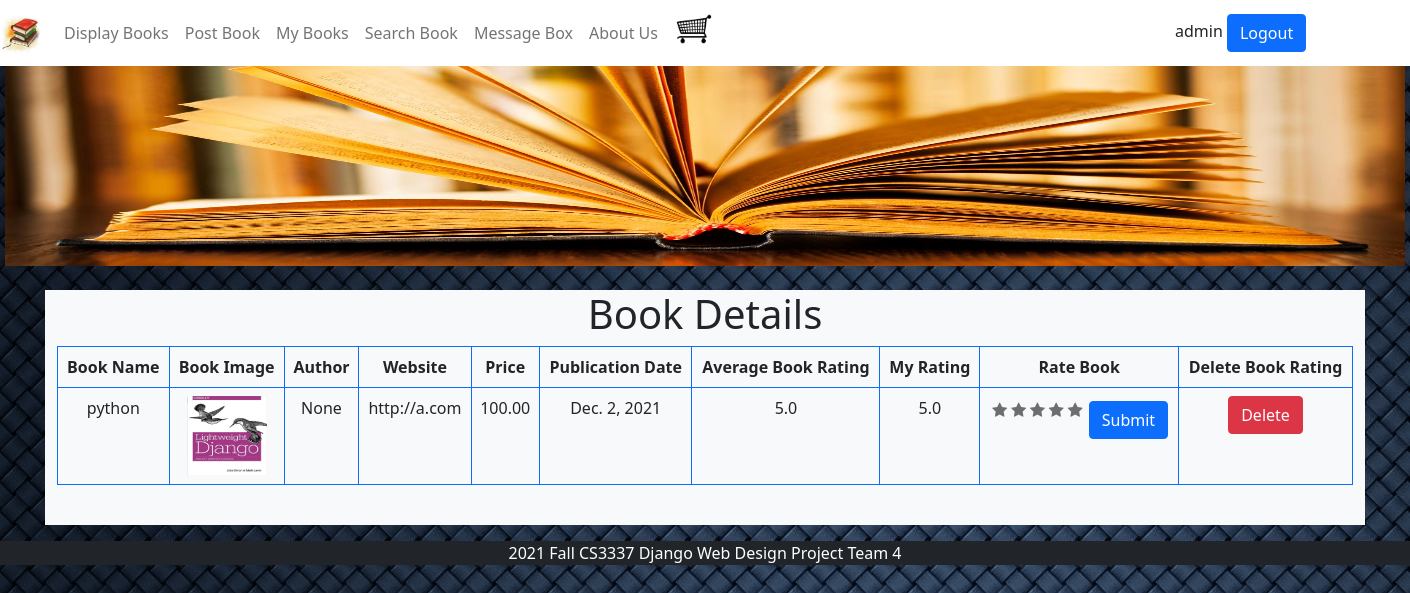
The page /book_detail/1 (signed in) on the database as committed earlier.
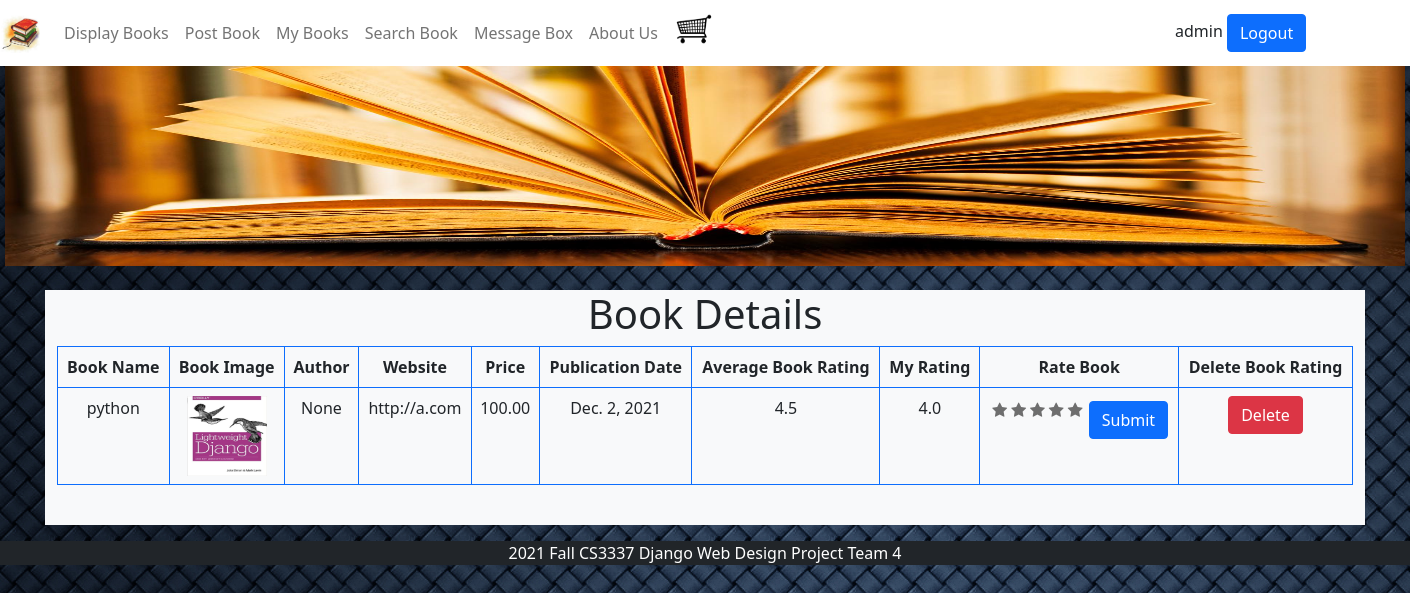
The same page on the database as committed later.
### bookMng/models.py (models this page shows, shortened)
class Book(models.Model):
    name = models.CharField(max_length=200)
    web = models.URLField(max_length=200)
    price = models.DecimalField(decimal_places=2, max_digits=6)
    publishdate = models.DateField(auto_now=True)
    picture = models.FileField(upload_to='bookEx/static/uploads')
    pic_path = models.CharField(max_length=300, editable=False, blank=True)
    username = models.ForeignKey(User, blank=True, null=True, on_delete=models.CASCADE)
    avg_rating = models.DecimalField(decimal_places=1, max_digits=65, default=5)

class BookRating(models.Model):
    rating = models.DecimalField(decimal_places=1, max_digits=2,
                                 validators=[MinValueValidator(1.0), MaxValueValidator(5.0)], default=5)
    username = models.ForeignKey(User, blank=True, null=True, on_delete=models.CASCADE)
    book = models.ForeignKey(Book, blank=True, null=True, on_delete=models.CASCADE)

### bookMng/views.py (the view, shortened to what this page needs)
# urls.py: path('book_detail/<int:book_id>',views.book_detail, name='book_detail'),
@login_required(login_url=reverse_lazy('login'))
def book_detail(request, book_id):
    book = Book.objects.get(id=book_id)
    book.pic_path = book.picture.url[14:]
    form = BookRatingForm(request.POST, request.FILES)
    lookups = Q(book=book) & Q(username=request.user)
    results = BookRating.objects.filter(lookups).distinct()
    result = None
    for res in results:
        result = res
        break
    all_ratings = BookRating.objects.filter(book=book)
    total_rating = 0
    total_number_of_ratings = 0
    for rating in all_ratings:
        total_number_of_ratings += 1
        total_rating += rating.rating
    if total_number_of_ratings != 0:
        book.avg_rating = total_rating / total_number_of_ratings
    return render(request,
                  'bookMng/book_detail.html',
                  {
                      'item_list': MainMenu.objects.all(),
                      'book': book,
                      'form': form,
                      'book_rating': result.rating,
                  })

### bookMng/forms.py
class BookRatingForm(ModelForm):
    class Meta:
        model = BookRating
        fields = [
            'rating',
        ]

### bookEx/templates/bookMng/book_detail.html (shortened to what this page needs)
{% extends "base.html" %}
{% load static %}
{% block content %}
<h1 align="center"> Book Details </h1>
<table class="table table-bordered border-primary">
    <thead class="thead-light">
    <tr align="center">
        <th scope="col">Book Name</th>
        <th scope="col">Book Image</th>
        <th scope="col">Author</th>
        <th scope="col">Website</th>
        <th scope="col">Price</th>
        <th scope="col">Publication Date</th>
        <th scope="col">Average Book Rating</th>
        <th scope="col">My Rating</th>
        <th scope="col">Rate Book</th>
        <th scope="col">Delete Book Rating</th>
    </tr>
    </thead>
    <tr align="center">
        <td>{{ book.name }}</td>
        <td>
            <img src="{% static book.pic_path %}" width="80" height="80">
        </td>
        <td>{{ book.username }}</td>
        <td>{{ book.web }}</td>
        <td>{{ book.price }}</td>
        <td>{{ book.publishdate }}</td>
        <td>{{ book.avg_rating }}</td>
        <td>{{ book_rating }}</td>
        <td>
            <form action="" enctype="multipart/form-data" method="post" novalidate>
                <div class="rate">
                <input type="radio" name="rating" id="rating 5" value="5" required /><label for="rating 5" title="5"></label>
                <input type="radio" name="rating" id="rating 4" value="4" required /><label for="rating 4" title="4"></label>
                <input type="radio" name="rating" id="rating 3" value="3" required /><label for="rating 3" title="3"></label>
                <input type="radio" name="rating" id="rating 2" value="2" required /><label for="rating 2" title="2"></label>
                <input type="radio" name="rating" id="rating 1" value="1" required /><label for="rating 1" title="1"></label>
                </div>
                <input class="btn btn-primary" type="submit" value="Submit">
            </form>
        </td>
        <td align="center">
            <a class="btn btn-danger" href="rating_delete/{{ book.id }}" role="button">Delete</a>
        </td>
    </tr>
</table>
<br>
{% endblock content %}

Rows that differ between the two databases and show on the page:
changed Book "python": avg_rating "5.0" → "4.5"
changed BookRating: rating "5.0" → "4.0"
